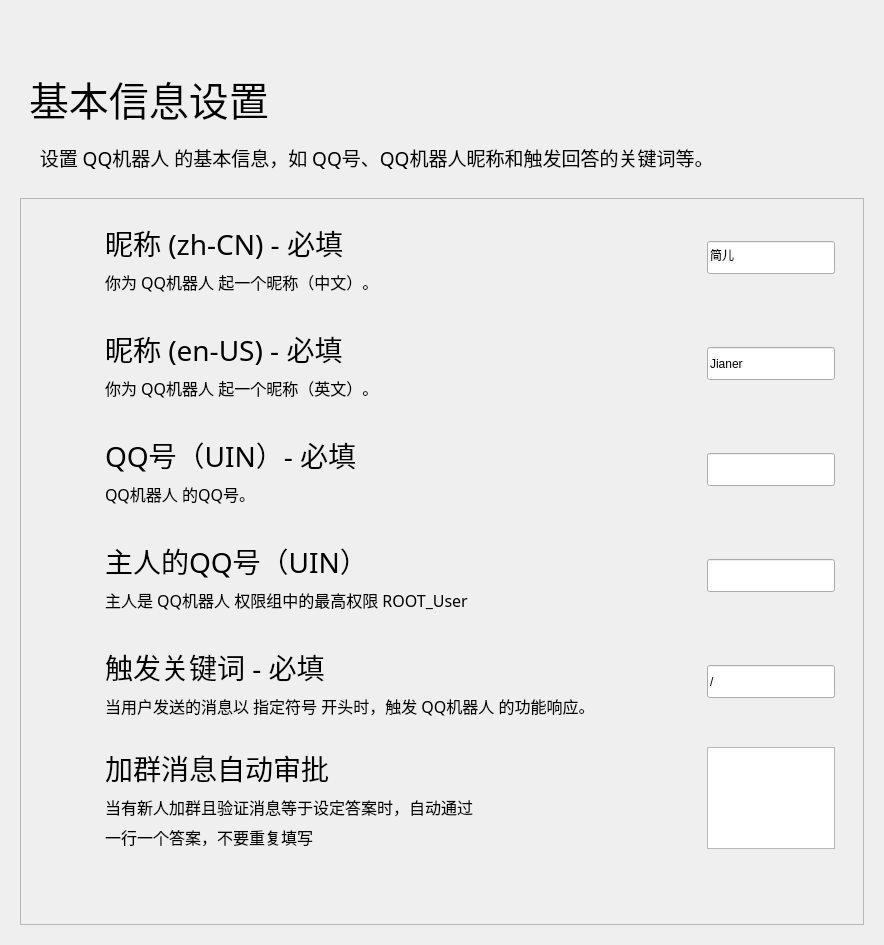
<?xml version="1.0" encoding="UTF-8"?>
<ui version="4.0">
 <class>Form</class>
 <widget class="QWidget" name="Form">
  <property name="geometry">
   <rect>
    <x>0</x>
    <y>0</y>
    <width>884</width>
    <height>945</height>
   </rect>
  </property>
  <property name="minimumSize">
   <size>
    <width>650</width>
    <height>465</height>
   </size>
  </property>
  <property name="windowTitle">
   <string>简儿 - 设置基本信息</string>
  </property>
  <layout class="QHBoxLayout" name="horizontalLayout">
   <item>
    <widget class="PopUpAniStackedWidget" name="PopUpAniStackedWidget">
     <property name="minimumSize">
      <size>
       <width>0</width>
       <height>0</height>
      </size>
     </property>
     <widget class="QWidget" name="page">
      <layout class="QVBoxLayout" name="verticalLayout">
       <item>
        <spacer name="spacer">
         <property name="orientation">
          <enum>Qt::Vertical</enum>
         </property>
         <property name="sizeType">
          <enum>QSizePolicy::Fixed</enum>
         </property>
         <property name="sizeHint" stdset="0">
          <size>
           <width>20</width>
           <height>40</height>
          </size>
         </property>
        </spacer>
       </item>
       <item>
        <widget class="QWidget" name="widget" native="true">
         <property name="maximumSize">
          <size>
           <width>16777215</width>
           <height>88</height>
          </size>
         </property>
         <layout class="QHBoxLayout" name="horizontalLayout_2">
          <item>
           <widget class="LargeTitleLabel" name="LargeTitleLabel">
            <property name="font">
             <font>
              <family>HarmonyOS Sans SC Medium</family>
              <pointsize>30</pointsize>
              <bold>false</bold>
             </font>
            </property>
            <property name="text">
             <string>基本信息设置</string>
            </property>
           </widget>
          </item>
         </layout>
        </widget>
       </item>
       <item>
        <widget class="SubtitleLabel" name="SubtitleLabel_5">
         <property name="font">
          <font>
           <family>HarmonyOS Sans SC Medium</family>
           <pointsize>14</pointsize>
           <bold>false</bold>
          </font>
         </property>
         <property name="text">
          <string>    设置 QQ机器人 的基本信息，如 QQ号、QQ机器人昵称和触发回答的关键词等。</string>
         </property>
         <property name="wordWrap">
          <bool>true</bool>
         </property>
        </widget>
       </item>
       <item>
        <spacer name="verticalSpacer_32">
         <property name="orientation">
          <enum>Qt::Vertical</enum>
         </property>
         <property name="sizeType">
          <enum>QSizePolicy::Fixed</enum>
         </property>
         <property name="sizeHint" stdset="0">
          <size>
           <width>20</width>
           <height>20</height>
          </size>
         </property>
        </spacer>
       </item>
       <item>
        <widget class="SmoothScrollArea" name="SmoothScrollArea">
         <property name="frameShadow">
          <enum>QFrame::Raised</enum>
         </property>
         <property name="widgetResizable">
          <bool>true</bool>
         </property>
         <widget class="QWidget" name="scrollAreaWidgetContents">
          <property name="geometry">
           <rect>
            <x>0</x>
            <y>0</y>
            <width>846</width>
            <height>725</height>
           </rect>
          </property>
          <layout class="QVBoxLayout" name="verticalLayout_2">
           <item>
            <layout class="QGridLayout" name="gridLayout">
             <item row="4" column="0">
              <widget class="CardWidget" name="Edit_Icon_Settings_3">
               <property name="maximumSize">
                <size>
                 <width>16777215</width>
                 <height>100</height>
                </size>
               </property>
               <layout class="QHBoxLayout" name="horizontalLayout_7">
                <item>
                 <spacer name="horizontalSpacer_17">
                  <property name="orientation">
                   <enum>Qt::Horizontal</enum>
                  </property>
                  <property name="sizeType">
                   <enum>QSizePolicy::Fixed</enum>
                  </property>
                  <property name="sizeHint" stdset="0">
                   <size>
                    <width>10</width>
                    <height>20</height>
                   </size>
                  </property>
                 </spacer>
                </item>
                <item>
                 <widget class="IconWidget" name="IconWidget_6">
                  <property name="enabled">
                   <bool>true</bool>
                  </property>
                  <property name="minimumSize">
                   <size>
                    <width>40</width>
                    <height>40</height>
                   </size>
                  </property>
                  <property name="maximumSize">
                   <size>
                    <width>40</width>
                    <height>40</height>
                   </size>
                  </property>
                 </widget>
                </item>
                <item>
                 <spacer name="horizontalSpacer_18">
                  <property name="orientation">
                   <enum>Qt::Horizontal</enum>
                  </property>
                  <property name="sizeType">
                   <enum>QSizePolicy::Fixed</enum>
                  </property>
                  <property name="sizeHint" stdset="0">
                   <size>
                    <width>10</width>
                    <height>20</height>
                   </size>
                  </property>
                 </spacer>
                </item>
                <item>
                 <layout class="QVBoxLayout" name="verticalLayout_7">
                  <item>
                   <spacer name="verticalSpacer_35">
                    <property name="orientation">
                     <enum>Qt::Vertical</enum>
                    </property>
                    <property name="sizeType">
                     <enum>QSizePolicy::Expanding</enum>
                    </property>
                    <property name="sizeHint" stdset="0">
                     <size>
                      <width>20</width>
                      <height>5</height>
                     </size>
                    </property>
                   </spacer>
                  </item>
                  <item>
                   <widget class="TitleLabel" name="TitleLabel_6">
                    <property name="maximumSize">
                     <size>
                      <width>16777215</width>
                      <height>50</height>
                     </size>
                    </property>
                    <property name="font">
                     <font>
                      <family>HarmonyOS Sans SC</family>
                      <pointsize>21</pointsize>
                      <bold>false</bold>
                     </font>
                    </property>
                    <property name="text">
                     <string>触发关键词 - 必填</string>
                    </property>
                   </widget>
                  </item>
                  <item>
                   <widget class="SubtitleLabel" name="SubtitleLabel_7">
                    <property name="font">
                     <font>
                      <family>HarmonyOS Sans SC</family>
                      <pointsize>12</pointsize>
                      <bold>false</bold>
                     </font>
                    </property>
                    <property name="text">
                     <string>当用户发送的消息以 指定符号 开头时，触发 QQ机器人 的功能响应。</string>
                    </property>
                    <property name="textFormat">
                     <enum>Qt::AutoText</enum>
                    </property>
                    <property name="scaledContents">
                     <bool>false</bool>
                    </property>
                    <property name="wordWrap">
                     <bool>true</bool>
                    </property>
                   </widget>
                  </item>
                  <item>
                   <spacer name="verticalSpacer_36">
                    <property name="orientation">
                     <enum>Qt::Vertical</enum>
                    </property>
                    <property name="sizeType">
                     <enum>QSizePolicy::Expanding</enum>
                    </property>
                    <property name="sizeHint" stdset="0">
                     <size>
                      <width>20</width>
                      <height>5</height>
                     </size>
                    </property>
                   </spacer>
                  </item>
                 </layout>
                </item>
                <item>
                 <widget class="LineEdit" name="LineEdit_5">
                  <property name="maximumSize">
                   <size>
                    <width>128</width>
                    <height>33</height>
                   </size>
                  </property>
                  <property name="text">
                   <string>/</string>
                  </property>
                 </widget>
                </item>
                <item>
                 <spacer name="horizontalSpacer_19">
                  <property name="orientation">
                   <enum>Qt::Horizontal</enum>
                  </property>
                  <property name="sizeType">
                   <enum>QSizePolicy::Fixed</enum>
                  </property>
                  <property name="sizeHint" stdset="0">
                   <size>
                    <width>10</width>
                    <height>20</height>
                   </size>
                  </property>
                 </spacer>
                </item>
               </layout>
              </widget>
             </item>
             <item row="2" column="0">
              <widget class="CardWidget" name="Edit_Icon_Settings_2">
               <property name="maximumSize">
                <size>
                 <width>16777215</width>
                 <height>100</height>
                </size>
               </property>
               <layout class="QHBoxLayout" name="horizontalLayout_6">
                <item>
                 <spacer name="horizontalSpacer_14">
                  <property name="orientation">
                   <enum>Qt::Horizontal</enum>
                  </property>
                  <property name="sizeType">
                   <enum>QSizePolicy::Fixed</enum>
                  </property>
                  <property name="sizeHint" stdset="0">
                   <size>
                    <width>10</width>
                    <height>20</height>
                   </size>
                  </property>
                 </spacer>
                </item>
                <item>
                 <widget class="IconWidget" name="IconWidget_5">
                  <property name="enabled">
                   <bool>true</bool>
                  </property>
                  <property name="minimumSize">
                   <size>
                    <width>40</width>
                    <height>40</height>
                   </size>
                  </property>
                  <property name="maximumSize">
                   <size>
                    <width>40</width>
                    <height>40</height>
                   </size>
                  </property>
                 </widget>
                </item>
                <item>
                 <spacer name="horizontalSpacer_15">
                  <property name="orientation">
                   <enum>Qt::Horizontal</enum>
                  </property>
                  <property name="sizeType">
                   <enum>QSizePolicy::Fixed</enum>
                  </property>
                  <property name="sizeHint" stdset="0">
                   <size>
                    <width>10</width>
                    <height>20</height>
                   </size>
                  </property>
                 </spacer>
                </item>
                <item>
                 <layout class="QVBoxLayout" name="verticalLayout_6">
                  <item>
                   <spacer name="verticalSpacer_33">
                    <property name="orientation">
                     <enum>Qt::Vertical</enum>
                    </property>
                    <property name="sizeType">
                     <enum>QSizePolicy::Expanding</enum>
                    </property>
                    <property name="sizeHint" stdset="0">
                     <size>
                      <width>20</width>
                      <height>5</height>
                     </size>
                    </property>
                   </spacer>
                  </item>
                  <item>
                   <widget class="TitleLabel" name="TitleLabel_5">
                    <property name="maximumSize">
                     <size>
                      <width>16777215</width>
                      <height>50</height>
                     </size>
                    </property>
                    <property name="font">
                     <font>
                      <family>HarmonyOS Sans SC</family>
                      <pointsize>21</pointsize>
                      <bold>false</bold>
                     </font>
                    </property>
                    <property name="text">
                     <string>QQ号（UIN）- 必填</string>
                    </property>
                   </widget>
                  </item>
                  <item>
                   <widget class="SubtitleLabel" name="SubtitleLabel_6">
                    <property name="font">
                     <font>
                      <family>HarmonyOS Sans SC</family>
                      <pointsize>12</pointsize>
                      <bold>false</bold>
                     </font>
                    </property>
                    <property name="text">
                     <string>QQ机器人 的QQ号。</string>
                    </property>
                    <property name="textFormat">
                     <enum>Qt::AutoText</enum>
                    </property>
                    <property name="scaledContents">
                     <bool>false</bool>
                    </property>
                    <property name="wordWrap">
                     <bool>true</bool>
                    </property>
                   </widget>
                  </item>
                  <item>
                   <spacer name="verticalSpacer_34">
                    <property name="orientation">
                     <enum>Qt::Vertical</enum>
                    </property>
                    <property name="sizeType">
                     <enum>QSizePolicy::Expanding</enum>
                    </property>
                    <property name="sizeHint" stdset="0">
                     <size>
                      <width>20</width>
                      <height>5</height>
                     </size>
                    </property>
                   </spacer>
                  </item>
                 </layout>
                </item>
                <item>
                 <widget class="LineEdit" name="LineEdit_4">
                  <property name="maximumSize">
                   <size>
                    <width>128</width>
                    <height>33</height>
                   </size>
                  </property>
                  <property name="text">
                   <string/>
                  </property>
                 </widget>
                </item>
                <item>
                 <spacer name="horizontalSpacer_16">
                  <property name="orientation">
                   <enum>Qt::Horizontal</enum>
                  </property>
                  <property name="sizeType">
                   <enum>QSizePolicy::Fixed</enum>
                  </property>
                  <property name="sizeHint" stdset="0">
                   <size>
                    <width>10</width>
                    <height>20</height>
                   </size>
                  </property>
                 </spacer>
                </item>
               </layout>
              </widget>
             </item>
             <item row="5" column="0">
              <widget class="CardWidget" name="Edit_Icon_Settings_5">
               <property name="maximumSize">
                <size>
                 <width>16777215</width>
                 <height>120</height>
                </size>
               </property>
               <layout class="QHBoxLayout" name="horizontalLayout_9">
                <item>
                 <spacer name="horizontalSpacer_23">
                  <property name="orientation">
                   <enum>Qt::Horizontal</enum>
                  </property>
                  <property name="sizeType">
                   <enum>QSizePolicy::Fixed</enum>
                  </property>
                  <property name="sizeHint" stdset="0">
                   <size>
                    <width>10</width>
                    <height>20</height>
                   </size>
                  </property>
                 </spacer>
                </item>
                <item>
                 <widget class="IconWidget" name="IconWidget_8">
                  <property name="enabled">
                   <bool>true</bool>
                  </property>
                  <property name="minimumSize">
                   <size>
                    <width>40</width>
                    <height>40</height>
                   </size>
                  </property>
                  <property name="maximumSize">
                   <size>
                    <width>40</width>
                    <height>40</height>
                   </size>
                  </property>
                 </widget>
                </item>
                <item>
                 <spacer name="horizontalSpacer_24">
                  <property name="orientation">
                   <enum>Qt::Horizontal</enum>
                  </property>
                  <property name="sizeType">
                   <enum>QSizePolicy::Fixed</enum>
                  </property>
                  <property name="sizeHint" stdset="0">
                   <size>
                    <width>10</width>
                    <height>20</height>
                   </size>
                  </property>
                 </spacer>
                </item>
                <item>
                 <layout class="QVBoxLayout" name="verticalLayout_9">
                  <item>
                   <spacer name="verticalSpacer_39">
                    <property name="orientation">
                     <enum>Qt::Vertical</enum>
                    </property>
                    <property name="sizeType">
                     <enum>QSizePolicy::Expanding</enum>
                    </property>
                    <property name="sizeHint" stdset="0">
                     <size>
                      <width>20</width>
                      <height>5</height>
                     </size>
                    </property>
                   </spacer>
                  </item>
                  <item>
                   <widget class="TitleLabel" name="TitleLabel_8">
                    <property name="maximumSize">
                     <size>
                      <width>16777215</width>
                      <height>50</height>
                     </size>
                    </property>
                    <property name="font">
                     <font>
                      <family>HarmonyOS Sans SC</family>
                      <pointsize>21</pointsize>
                      <bold>false</bold>
                     </font>
                    </property>
                    <property name="text">
                     <string>加群消息自动审批</string>
                    </property>
                   </widget>
                  </item>
                  <item>
                   <widget class="SubtitleLabel" name="SubtitleLabel_9">
                    <property name="font">
                     <font>
                      <family>HarmonyOS Sans SC</family>
                      <pointsize>12</pointsize>
                      <bold>false</bold>
                     </font>
                    </property>
                    <property name="text">
                     <string>当有新人加群且验证消息等于设定答案时，自动通过</string>
                    </property>
                    <property name="textFormat">
                     <enum>Qt::AutoText</enum>
                    </property>
                    <property name="scaledContents">
                     <bool>false</bool>
                    </property>
                    <property name="wordWrap">
                     <bool>true</bool>
                    </property>
                   </widget>
                  </item>
                  <item>
                   <widget class="SubtitleLabel" name="SubtitleLabel_10">
                    <property name="font">
                     <font>
                      <family>HarmonyOS Sans SC</family>
                      <pointsize>12</pointsize>
                      <bold>false</bold>
                     </font>
                    </property>
                    <property name="text">
                     <string>一行一个答案，不要重复填写</string>
                    </property>
                    <property name="textFormat">
                     <enum>Qt::AutoText</enum>
                    </property>
                    <property name="scaledContents">
                     <bool>false</bool>
                    </property>
                    <property name="wordWrap">
                     <bool>true</bool>
                    </property>
                   </widget>
                  </item>
                  <item>
                   <spacer name="verticalSpacer_40">
                    <property name="orientation">
                     <enum>Qt::Vertical</enum>
                    </property>
                    <property name="sizeType">
                     <enum>QSizePolicy::Expanding</enum>
                    </property>
                    <property name="sizeHint" stdset="0">
                     <size>
                      <width>20</width>
                      <height>5</height>
                     </size>
                    </property>
                   </spacer>
                  </item>
                 </layout>
                </item>
                <item>
                 <widget class="PlainTextEdit" name="PlainTextEdit">
                  <property name="maximumSize">
                   <size>
                    <width>128</width>
                    <height>16777215</height>
                   </size>
                  </property>
                 </widget>
                </item>
                <item>
                 <spacer name="horizontalSpacer_25">
                  <property name="orientation">
                   <enum>Qt::Horizontal</enum>
                  </property>
                  <property name="sizeType">
                   <enum>QSizePolicy::Fixed</enum>
                  </property>
                  <property name="sizeHint" stdset="0">
                   <size>
                    <width>10</width>
                    <height>20</height>
                   </size>
                  </property>
                 </spacer>
                </item>
               </layout>
              </widget>
             </item>
             <item row="1" column="0">
              <widget class="CardWidget" name="Edit_Icon_Settings_4">
               <property name="maximumSize">
                <size>
                 <width>16777215</width>
                 <height>100</height>
                </size>
               </property>
               <layout class="QHBoxLayout" name="horizontalLayout_8">
                <item>
                 <spacer name="horizontalSpacer_20">
                  <property name="orientation">
                   <enum>Qt::Horizontal</enum>
                  </property>
                  <property name="sizeType">
                   <enum>QSizePolicy::Fixed</enum>
                  </property>
                  <property name="sizeHint" stdset="0">
                   <size>
                    <width>10</width>
                    <height>20</height>
                   </size>
                  </property>
                 </spacer>
                </item>
                <item>
                 <widget class="IconWidget" name="IconWidget_7">
                  <property name="enabled">
                   <bool>true</bool>
                  </property>
                  <property name="minimumSize">
                   <size>
                    <width>40</width>
                    <height>40</height>
                   </size>
                  </property>
                  <property name="maximumSize">
                   <size>
                    <width>40</width>
                    <height>40</height>
                   </size>
                  </property>
                 </widget>
                </item>
                <item>
                 <spacer name="horizontalSpacer_21">
                  <property name="orientation">
                   <enum>Qt::Horizontal</enum>
                  </property>
                  <property name="sizeType">
                   <enum>QSizePolicy::Fixed</enum>
                  </property>
                  <property name="sizeHint" stdset="0">
                   <size>
                    <width>10</width>
                    <height>20</height>
                   </size>
                  </property>
                 </spacer>
                </item>
                <item>
                 <layout class="QVBoxLayout" name="verticalLayout_8">
                  <item>
                   <spacer name="verticalSpacer_37">
                    <property name="orientation">
                     <enum>Qt::Vertical</enum>
                    </property>
                    <property name="sizeType">
                     <enum>QSizePolicy::Expanding</enum>
                    </property>
                    <property name="sizeHint" stdset="0">
                     <size>
                      <width>20</width>
                      <height>5</height>
                     </size>
                    </property>
                   </spacer>
                  </item>
                  <item>
                   <widget class="TitleLabel" name="TitleLabel_7">
                    <property name="maximumSize">
                     <size>
                      <width>16777215</width>
                      <height>50</height>
                     </size>
                    </property>
                    <property name="font">
                     <font>
                      <family>HarmonyOS Sans SC</family>
                      <pointsize>21</pointsize>
                      <bold>false</bold>
                     </font>
                    </property>
                    <property name="text">
                     <string>昵称 (en-US) - 必填</string>
                    </property>
                   </widget>
                  </item>
                  <item>
                   <widget class="SubtitleLabel" name="SubtitleLabel_8">
                    <property name="font">
                     <font>
                      <family>HarmonyOS Sans SC</family>
                      <pointsize>12</pointsize>
                      <bold>false</bold>
                     </font>
                    </property>
                    <property name="text">
                     <string>你为 QQ机器人 起一个昵称（英文）。</string>
                    </property>
                    <property name="textFormat">
                     <enum>Qt::AutoText</enum>
                    </property>
                    <property name="scaledContents">
                     <bool>false</bool>
                    </property>
                    <property name="wordWrap">
                     <bool>true</bool>
                    </property>
                   </widget>
                  </item>
                  <item>
                   <spacer name="verticalSpacer_38">
                    <property name="orientation">
                     <enum>Qt::Vertical</enum>
                    </property>
                    <property name="sizeType">
                     <enum>QSizePolicy::Expanding</enum>
                    </property>
                    <property name="sizeHint" stdset="0">
                     <size>
                      <width>20</width>
                      <height>5</height>
                     </size>
                    </property>
                   </spacer>
                  </item>
                 </layout>
                </item>
                <item>
                 <widget class="LineEdit" name="LineEdit_6">
                  <property name="maximumSize">
                   <size>
                    <width>128</width>
                    <height>33</height>
                   </size>
                  </property>
                  <property name="text">
                   <string>Jianer</string>
                  </property>
                 </widget>
                </item>
                <item>
                 <spacer name="horizontalSpacer_22">
                  <property name="orientation">
                   <enum>Qt::Horizontal</enum>
                  </property>
                  <property name="sizeType">
                   <enum>QSizePolicy::Fixed</enum>
                  </property>
                  <property name="sizeHint" stdset="0">
                   <size>
                    <width>10</width>
                    <height>20</height>
                   </size>
                  </property>
                 </spacer>
                </item>
               </layout>
              </widget>
             </item>
             <item row="7" column="0">
              <spacer name="verticalSpacer">
               <property name="orientation">
                <enum>Qt::Vertical</enum>
               </property>
               <property name="sizeHint" stdset="0">
                <size>
                 <width>20</width>
                 <height>40</height>
                </size>
               </property>
              </spacer>
             </item>
             <item row="0" column="0">
              <widget class="CardWidget" name="Edit_Icon_Settings">
               <property name="maximumSize">
                <size>
                 <width>16777215</width>
                 <height>100</height>
                </size>
               </property>
               <layout class="QHBoxLayout" name="horizontalLayout_3">
                <item>
                 <spacer name="horizontalSpacer_5">
                  <property name="orientation">
                   <enum>Qt::Horizontal</enum>
                  </property>
                  <property name="sizeType">
                   <enum>QSizePolicy::Fixed</enum>
                  </property>
                  <property name="sizeHint" stdset="0">
                   <size>
                    <width>10</width>
                    <height>20</height>
                   </size>
                  </property>
                 </spacer>
                </item>
                <item>
                 <widget class="IconWidget" name="IconWidget_2">
                  <property name="enabled">
                   <bool>true</bool>
                  </property>
                  <property name="minimumSize">
                   <size>
                    <width>40</width>
                    <height>40</height>
                   </size>
                  </property>
                  <property name="maximumSize">
                   <size>
                    <width>40</width>
                    <height>40</height>
                   </size>
                  </property>
                 </widget>
                </item>
                <item>
                 <spacer name="horizontalSpacer_6">
                  <property name="orientation">
                   <enum>Qt::Horizontal</enum>
                  </property>
                  <property name="sizeType">
                   <enum>QSizePolicy::Fixed</enum>
                  </property>
                  <property name="sizeHint" stdset="0">
                   <size>
                    <width>10</width>
                    <height>20</height>
                   </size>
                  </property>
                 </spacer>
                </item>
                <item>
                 <layout class="QVBoxLayout" name="verticalLayout_3">
                  <item>
                   <spacer name="verticalSpacer_26">
                    <property name="orientation">
                     <enum>Qt::Vertical</enum>
                    </property>
                    <property name="sizeType">
                     <enum>QSizePolicy::Expanding</enum>
                    </property>
                    <property name="sizeHint" stdset="0">
                     <size>
                      <width>20</width>
                      <height>5</height>
                     </size>
                    </property>
                   </spacer>
                  </item>
                  <item>
                   <widget class="TitleLabel" name="TitleLabel_2">
                    <property name="maximumSize">
                     <size>
                      <width>16777215</width>
                      <height>50</height>
                     </size>
                    </property>
                    <property name="font">
                     <font>
                      <family>HarmonyOS Sans SC</family>
                      <pointsize>21</pointsize>
                      <bold>false</bold>
                     </font>
                    </property>
                    <property name="text">
                     <string>昵称 (zh-CN) - 必填</string>
                    </property>
                   </widget>
                  </item>
                  <item>
                   <widget class="SubtitleLabel" name="SubtitleLabel_2">
                    <property name="font">
                     <font>
                      <family>HarmonyOS Sans SC</family>
                      <pointsize>12</pointsize>
                      <bold>false</bold>
                     </font>
                    </property>
                    <property name="text">
                     <string>你为 QQ机器人 起一个昵称（中文）。</string>
                    </property>
                    <property name="textFormat">
                     <enum>Qt::AutoText</enum>
                    </property>
                    <property name="scaledContents">
                     <bool>false</bool>
                    </property>
                    <property name="wordWrap">
                     <bool>true</bool>
                    </property>
                   </widget>
                  </item>
                  <item>
                   <spacer name="verticalSpacer_27">
                    <property name="orientation">
                     <enum>Qt::Vertical</enum>
                    </property>
                    <property name="sizeType">
                     <enum>QSizePolicy::Expanding</enum>
                    </property>
                    <property name="sizeHint" stdset="0">
                     <size>
                      <width>20</width>
                      <height>5</height>
                     </size>
                    </property>
                   </spacer>
                  </item>
                 </layout>
                </item>
                <item>
                 <widget class="LineEdit" name="LineEdit">
                  <property name="maximumSize">
                   <size>
                    <width>128</width>
                    <height>33</height>
                   </size>
                  </property>
                  <property name="text">
                   <string>简儿</string>
                  </property>
                 </widget>
                </item>
                <item>
                 <spacer name="horizontalSpacer_11">
                  <property name="orientation">
                   <enum>Qt::Horizontal</enum>
                  </property>
                  <property name="sizeType">
                   <enum>QSizePolicy::Fixed</enum>
                  </property>
                  <property name="sizeHint" stdset="0">
                   <size>
                    <width>10</width>
                    <height>20</height>
                   </size>
                  </property>
                 </spacer>
                </item>
               </layout>
              </widget>
             </item>
             <item row="3" column="0">
              <widget class="CardWidget" name="Edit_Icon_Settings_6">
               <property name="maximumSize">
                <size>
                 <width>16777215</width>
                 <height>100</height>
                </size>
               </property>
               <layout class="QHBoxLayout" name="horizontalLayout_4">
                <item>
                 <spacer name="horizontalSpacer_7">
                  <property name="orientation">
                   <enum>Qt::Horizontal</enum>
                  </property>
                  <property name="sizeType">
                   <enum>QSizePolicy::Fixed</enum>
                  </property>
                  <property name="sizeHint" stdset="0">
                   <size>
                    <width>10</width>
                    <height>20</height>
                   </size>
                  </property>
                 </spacer>
                </item>
                <item>
                 <widget class="IconWidget" name="IconWidget_3">
                  <property name="enabled">
                   <bool>true</bool>
                  </property>
                  <property name="minimumSize">
                   <size>
                    <width>40</width>
                    <height>40</height>
                   </size>
                  </property>
                  <property name="maximumSize">
                   <size>
                    <width>40</width>
                    <height>40</height>
                   </size>
                  </property>
                 </widget>
                </item>
                <item>
                 <spacer name="horizontalSpacer_8">
                  <property name="orientation">
                   <enum>Qt::Horizontal</enum>
                  </property>
                  <property name="sizeType">
                   <enum>QSizePolicy::Fixed</enum>
                  </property>
                  <property name="sizeHint" stdset="0">
                   <size>
                    <width>10</width>
                    <height>20</height>
                   </size>
                  </property>
                 </spacer>
                </item>
                <item>
                 <layout class="QVBoxLayout" name="verticalLayout_4">
                  <item>
                   <spacer name="verticalSpacer_28">
                    <property name="orientation">
                     <enum>Qt::Vertical</enum>
                    </property>
                    <property name="sizeType">
                     <enum>QSizePolicy::Expanding</enum>
                    </property>
                    <property name="sizeHint" stdset="0">
                     <size>
                      <width>20</width>
                      <height>5</height>
                     </size>
                    </property>
                   </spacer>
                  </item>
                  <item>
                   <widget class="TitleLabel" name="TitleLabel_3">
                    <property name="maximumSize">
                     <size>
                      <width>16777215</width>
                      <height>50</height>
                     </size>
                    </property>
                    <property name="font">
                     <font>
                      <family>HarmonyOS Sans SC</family>
                      <pointsize>21</pointsize>
                      <bold>false</bold>
                     </font>
                    </property>
                    <property name="text">
                     <string>主人的QQ号（UIN）</string>
                    </property>
                   </widget>
                  </item>
                  <item>
                   <widget class="SubtitleLabel" name="SubtitleLabel_3">
                    <property name="font">
                     <font>
                      <family>HarmonyOS Sans SC</family>
                      <pointsize>12</pointsize>
                      <bold>false</bold>
                     </font>
                    </property>
                    <property name="text">
                     <string>主人是 QQ机器人 权限组中的最高权限 ROOT_User</string>
                    </property>
                    <property name="textFormat">
                     <enum>Qt::AutoText</enum>
                    </property>
                    <property name="scaledContents">
                     <bool>false</bool>
                    </property>
                    <property name="wordWrap">
                     <bool>true</bool>
                    </property>
                   </widget>
                  </item>
                  <item>
                   <spacer name="verticalSpacer_29">
                    <property name="orientation">
                     <enum>Qt::Vertical</enum>
                    </property>
                    <property name="sizeType">
                     <enum>QSizePolicy::Expanding</enum>
                    </property>
                    <property name="sizeHint" stdset="0">
                     <size>
                      <width>20</width>
                      <height>5</height>
                     </size>
                    </property>
                   </spacer>
                  </item>
                 </layout>
                </item>
                <item>
                 <widget class="LineEdit" name="LineEdit_2">
                  <property name="maximumSize">
                   <size>
                    <width>128</width>
                    <height>33</height>
                   </size>
                  </property>
                 </widget>
                </item>
                <item>
                 <spacer name="horizontalSpacer_12">
                  <property name="orientation">
                   <enum>Qt::Horizontal</enum>
                  </property>
                  <property name="sizeType">
                   <enum>QSizePolicy::Fixed</enum>
                  </property>
                  <property name="sizeHint" stdset="0">
                   <size>
                    <width>10</width>
                    <height>20</height>
                   </size>
                  </property>
                 </spacer>
                </item>
               </layout>
              </widget>
             </item>
            </layout>
           </item>
          </layout>
         </widget>
        </widget>
       </item>
      </layout>
     </widget>
    </widget>
   </item>
  </layout>
 </widget>
 <customwidgets>
  <customwidget>
   <class>IconWidget</class>
   <extends>QWidget</extends>
   <header>qfluentwidgets</header>
  </customwidget>
  <customwidget>
   <class>CardWidget</class>
   <extends>QFrame</extends>
   <header>qfluentwidgets</header>
   <container>1</container>
  </customwidget>
  <customwidget>
   <class>SmoothScrollArea</class>
   <extends>QScrollArea</extends>
   <header>qfluentwidgets</header>
   <container>1</container>
  </customwidget>
  <customwidget>
   <class>PopUpAniStackedWidget</class>
   <extends>QStackedWidget</extends>
   <header>qfluentwidgets</header>
   <container>1</container>
  </customwidget>
  <customwidget>
   <class>SubtitleLabel</class>
   <extends>QLabel</extends>
   <header>qfluentwidgets</header>
  </customwidget>
  <customwidget>
   <class>TitleLabel</class>
   <extends>QLabel</extends>
   <header>qfluentwidgets</header>
  </customwidget>
  <customwidget>
   <class>LargeTitleLabel</class>
   <extends>QLabel</extends>
   <header>qfluentwidgets</header>
  </customwidget>
  <customwidget>
   <class>LineEdit</class>
   <extends>QLineEdit</extends>
   <header>qfluentwidgets</header>
  </customwidget>
  <customwidget>
   <class>PlainTextEdit</class>
   <extends>QPlainTextEdit</extends>
   <header>qfluentwidgets</header>
  </customwidget>
 </customwidgets>
 <resources>
  <include location="JianerSetupWizard.qrc"/>
 </resources>
 <connections/>
</ui>
